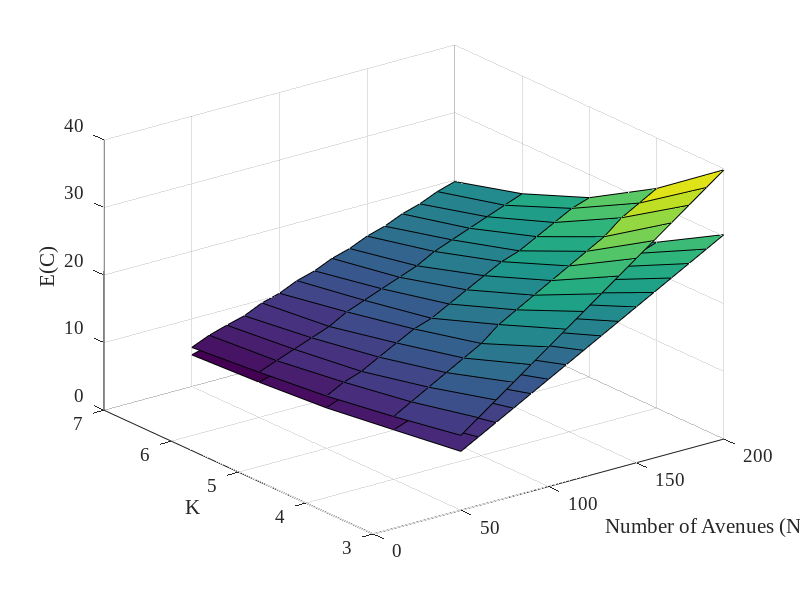

MATLAB code to generate this figure:

fs = 16;
fn = 'Times New Roman'; 

for ratio=0.5:0.5:1
    
    i=1;
    for k =3:1:7
        j=1;
        for  Na=50:10:201
            x(i,j)=Na;
            y(i,j)=k;
            m = ceil((2*Na-3)/(2*k-1));
            Ns = ratio * Na;
            n = ceil((2*Ns-3)/(2*k-1));
            t1 = (m*(m+1)*k/(6*Na*Na))*(6*Na-4*m*k+k+3);
            t2 = (n*(n+1)*k/(6*Ns*Ns))*(6*Ns-4*n*k+k+3);
            z(i,j) = t1 + t2;
            j = j+1;
        end
        i = i+1;
    end
    x
    y
    z
   surf(x,y,z);

    % plot3(x,y,z);
hold on
end
zlabel('E(C)','FontSize',fs,'FontName',fn);
ylabel('K','FontSize',fs,'FontName',fn);
xlabel('Number of Avenues (Na)','FontSize',fs,'FontName',fn);

fs = 14;
set(gca,'FontSize',fs,'FontName',fn);
% surf(x,y,x.^2+y.^2)
% [x,y]=meshgrid(0.1:0.1:1,0.05:0.05:0.4);

% fs = 12;
%     
% h = legend('City Na=100','City Na=200',0);
% set(h,'FontSize',fs,'FontName',fn,'Location','Best');
% set(h,'Interpreter','latex')
% set(h, 'Box', 'on');
% set(h, 'Color', 'none');


